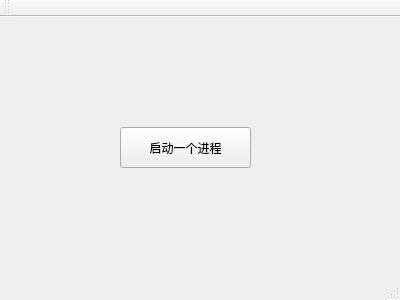
<?xml version="1.0" encoding="UTF-8"?>
<ui version="4.0">
 <class>MainWindow</class>
 <widget class="QMainWindow" name="MainWindow">
  <property name="geometry">
   <rect>
    <x>0</x>
    <y>0</y>
    <width>400</width>
    <height>300</height>
   </rect>
  </property>
  <property name="windowTitle">
   <string>MainWindow</string>
  </property>
  <widget class="QWidget" name="centralWidget">
   <widget class="QPushButton" name="pushButton">
    <property name="geometry">
     <rect>
      <x>120</x>
      <y>110</y>
      <width>131</width>
      <height>41</height>
     </rect>
    </property>
    <property name="text">
     <string>启动一个进程</string>
    </property>
   </widget>
  </widget>
  <widget class="QMenuBar" name="menuBar">
   <property name="geometry">
    <rect>
     <x>0</x>
     <y>0</y>
     <width>400</width>
     <height>23</height>
    </rect>
   </property>
  </widget>
  <widget class="QToolBar" name="mainToolBar">
   <attribute name="toolBarArea">
    <enum>TopToolBarArea</enum>
   </attribute>
   <attribute name="toolBarBreak">
    <bool>false</bool>
   </attribute>
  </widget>
  <widget class="QStatusBar" name="statusBar"/>
 </widget>
 <layoutdefault spacing="6" margin="11"/>
 <resources/>
 <connections/>
</ui>
